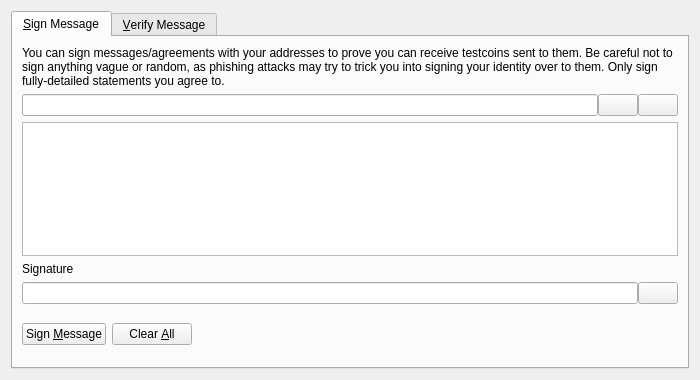
<?xml version="1.0" encoding="UTF-8"?>
<ui version="4.0">
 <class>SignVerifyMessageDialog</class>
 <widget class="QDialog" name="SignVerifyMessageDialog">
  <property name="geometry">
   <rect>
    <x>0</x>
    <y>0</y>
    <width>700</width>
    <height>380</height>
   </rect>
  </property>
  <property name="windowTitle">
   <string>Signatures - Sign / Verify a Message</string>
  </property>
  <property name="modal">
   <bool>true</bool>
  </property>
  <layout class="QVBoxLayout" name="verticalLayout">
   <item>
    <widget class="QTabWidget" name="tabWidget">
     <property name="currentIndex">
      <number>0</number>
     </property>
     <widget class="QWidget" name="tabSignMessage">
      <attribute name="title">
       <string>&amp;Sign Message</string>
      </attribute>
      <layout class="QVBoxLayout" name="verticalLayout_SM">
       <item>
        <widget class="QLabel" name="infoLabel_SM">
         <property name="text">
          <string>You can sign messages/agreements with your addresses to prove you can receive testcoins sent to them. Be careful not to sign anything vague or random, as phishing attacks may try to trick you into signing your identity over to them. Only sign fully-detailed statements you agree to.</string>
         </property>
         <property name="textFormat">
          <enum>Qt::PlainText</enum>
         </property>
         <property name="wordWrap">
          <bool>true</bool>
         </property>
        </widget>
       </item>
       <item>
        <layout class="QHBoxLayout" name="horizontalLayout_1_SM">
         <property name="spacing">
          <number>0</number>
         </property>
         <item>
          <widget class="QValidatedLineEdit" name="addressIn_SM">
           <property name="toolTip">
            <string>The Testcoin address to sign the message with</string>
           </property>
          </widget>
         </item>
         <item>
          <widget class="QPushButton" name="addressBookButton_SM">
           <property name="toolTip">
            <string>Choose previously used address</string>
           </property>
           <property name="text">
            <string/>
           </property>
           <property name="icon">
            <iconset resource="../testcoin.qrc">
             <normaloff>:/icons/address-book</normaloff>:/icons/address-book</iconset>
           </property>
           <property name="shortcut">
            <string>Alt+A</string>
           </property>
           <property name="autoDefault">
            <bool>false</bool>
           </property>
          </widget>
         </item>
         <item>
          <widget class="QPushButton" name="pasteButton_SM">
           <property name="toolTip">
            <string>Paste address from clipboard</string>
           </property>
           <property name="text">
            <string/>
           </property>
           <property name="icon">
            <iconset resource="../testcoin.qrc">
             <normaloff>:/icons/editpaste</normaloff>:/icons/editpaste</iconset>
           </property>
           <property name="shortcut">
            <string>Alt+P</string>
           </property>
           <property name="autoDefault">
            <bool>false</bool>
           </property>
          </widget>
         </item>
        </layout>
       </item>
       <item>
        <widget class="QPlainTextEdit" name="messageIn_SM">
         <property name="toolTip">
          <string>Enter the message you want to sign here</string>
         </property>
        </widget>
       </item>
       <item>
        <widget class="QLabel" name="signatureLabel_SM">
         <property name="text">
          <string>Signature</string>
         </property>
         <property name="textFormat">
          <enum>Qt::PlainText</enum>
         </property>
        </widget>
       </item>
       <item>
        <layout class="QHBoxLayout" name="horizontalLayout_2_SM">
         <property name="spacing">
          <number>0</number>
         </property>
         <item>
          <widget class="QLineEdit" name="signatureOut_SM">
           <property name="font">
            <font>
             <italic>true</italic>
            </font>
           </property>
           <property name="readOnly">
            <bool>true</bool>
           </property>
          </widget>
         </item>
         <item>
          <widget class="QPushButton" name="copySignatureButton_SM">
           <property name="toolTip">
            <string>Copy the current signature to the system clipboard</string>
           </property>
           <property name="text">
            <string/>
           </property>
           <property name="icon">
            <iconset resource="../testcoin.qrc">
             <normaloff>:/icons/editcopy</normaloff>:/icons/editcopy</iconset>
           </property>
           <property name="autoDefault">
            <bool>false</bool>
           </property>
          </widget>
         </item>
        </layout>
       </item>
       <item>
        <layout class="QHBoxLayout" name="horizontalLayout_3_SM">
         <item>
          <widget class="QPushButton" name="signMessageButton_SM">
           <property name="toolTip">
            <string>Sign the message to prove you own this Testcoin address</string>
           </property>
           <property name="text">
            <string>Sign &amp;Message</string>
           </property>
           <property name="icon">
            <iconset resource="../testcoin.qrc">
             <normaloff>:/icons/edit</normaloff>:/icons/edit</iconset>
           </property>
           <property name="autoDefault">
            <bool>false</bool>
           </property>
          </widget>
         </item>
         <item>
          <widget class="QPushButton" name="clearButton_SM">
           <property name="toolTip">
            <string>Reset all sign message fields</string>
           </property>
           <property name="text">
            <string>Clear &amp;All</string>
           </property>
           <property name="icon">
            <iconset resource="../testcoin.qrc">
             <normaloff>:/icons/remove</normaloff>:/icons/remove</iconset>
           </property>
           <property name="autoDefault">
            <bool>false</bool>
           </property>
          </widget>
         </item>
         <item>
          <spacer name="horizontalSpacer_1_SM">
           <property name="orientation">
            <enum>Qt::Horizontal</enum>
           </property>
           <property name="sizeHint" stdset="0">
            <size>
             <width>40</width>
             <height>48</height>
            </size>
           </property>
          </spacer>
         </item>
         <item>
          <widget class="QLabel" name="statusLabel_SM">
           <property name="font">
            <font>
             <weight>75</weight>
             <bold>true</bold>
            </font>
           </property>
           <property name="text">
            <string/>
           </property>
           <property name="wordWrap">
            <bool>true</bool>
           </property>
          </widget>
         </item>
         <item>
          <spacer name="horizontalSpacer_2_SM">
           <property name="orientation">
            <enum>Qt::Horizontal</enum>
           </property>
           <property name="sizeHint" stdset="0">
            <size>
             <width>40</width>
             <height>48</height>
            </size>
           </property>
          </spacer>
         </item>
        </layout>
       </item>
      </layout>
     </widget>
     <widget class="QWidget" name="tabVerifyMessage">
      <attribute name="title">
       <string>&amp;Verify Message</string>
      </attribute>
      <layout class="QVBoxLayout" name="verticalLayout_VM">
       <item>
        <widget class="QLabel" name="infoLabel_VM">
         <property name="text">
          <string>Enter the receiver's address, message (ensure you copy line breaks, spaces, tabs, etc. exactly) and signature below to verify the message. Be careful not to read more into the signature than what is in the signed message itself, to avoid being tricked by a man-in-the-middle attack. Note that this only proves the signing party receives with the address, it cannot prove sendership of any transaction!</string>
         </property>
         <property name="textFormat">
          <enum>Qt::PlainText</enum>
         </property>
         <property name="alignment">
          <set>Qt::AlignLeading|Qt::AlignLeft|Qt::AlignTop</set>
         </property>
         <property name="wordWrap">
          <bool>true</bool>
         </property>
        </widget>
       </item>
       <item>
        <layout class="QHBoxLayout" name="horizontalLayout_1_VM">
         <property name="spacing">
          <number>0</number>
         </property>
         <item>
          <widget class="QValidatedLineEdit" name="addressIn_VM">
           <property name="toolTip">
            <string>The Testcoin address the message was signed with</string>
           </property>
          </widget>
         </item>
         <item>
          <widget class="QPushButton" name="addressBookButton_VM">
           <property name="toolTip">
            <string>Choose previously used address</string>
           </property>
           <property name="text">
            <string/>
           </property>
           <property name="icon">
            <iconset resource="../testcoin.qrc">
             <normaloff>:/icons/address-book</normaloff>:/icons/address-book</iconset>
           </property>
           <property name="shortcut">
            <string>Alt+A</string>
           </property>
           <property name="autoDefault">
            <bool>false</bool>
           </property>
          </widget>
         </item>
        </layout>
       </item>
       <item>
        <widget class="QPlainTextEdit" name="messageIn_VM"/>
       </item>
       <item>
        <widget class="QValidatedLineEdit" name="signatureIn_VM"/>
       </item>
       <item>
        <layout class="QHBoxLayout" name="horizontalLayout_2_VM">
         <item>
          <widget class="QPushButton" name="verifyMessageButton_VM">
           <property name="toolTip">
            <string>Verify the message to ensure it was signed with the specified Testcoin address</string>
           </property>
           <property name="text">
            <string>Verify &amp;Message</string>
           </property>
           <property name="icon">
            <iconset resource="../testcoin.qrc">
             <normaloff>:/icons/transaction_0</normaloff>:/icons/transaction_0</iconset>
           </property>
           <property name="autoDefault">
            <bool>false</bool>
           </property>
          </widget>
         </item>
         <item>
          <widget class="QPushButton" name="clearButton_VM">
           <property name="toolTip">
            <string>Reset all verify message fields</string>
           </property>
           <property name="text">
            <string>Clear &amp;All</string>
           </property>
           <property name="icon">
            <iconset resource="../testcoin.qrc">
             <normaloff>:/icons/remove</normaloff>:/icons/remove</iconset>
           </property>
           <property name="autoDefault">
            <bool>false</bool>
           </property>
          </widget>
         </item>
         <item>
          <spacer name="horizontalSpacer_1_VM">
           <property name="orientation">
            <enum>Qt::Horizontal</enum>
           </property>
           <property name="sizeHint" stdset="0">
            <size>
             <width>40</width>
             <height>48</height>
            </size>
           </property>
          </spacer>
         </item>
         <item>
          <widget class="QLabel" name="statusLabel_VM">
           <property name="font">
            <font>
             <weight>75</weight>
             <bold>true</bold>
            </font>
           </property>
           <property name="text">
            <string/>
           </property>
           <property name="wordWrap">
            <bool>true</bool>
           </property>
          </widget>
         </item>
         <item>
          <spacer name="horizontalSpacer_2_VM">
           <property name="orientation">
            <enum>Qt::Horizontal</enum>
           </property>
           <property name="sizeHint" stdset="0">
            <size>
             <width>40</width>
             <height>48</height>
            </size>
           </property>
          </spacer>
         </item>
        </layout>
       </item>
      </layout>
     </widget>
    </widget>
   </item>
  </layout>
 </widget>
 <customwidgets>
  <customwidget>
   <class>QValidatedLineEdit</class>
   <extends>QLineEdit</extends>
   <header>qvalidatedlineedit.h</header>
  </customwidget>
 </customwidgets>
 <resources>
  <include location="../testcoin.qrc"/>
 </resources>
 <connections/>
</ui>
